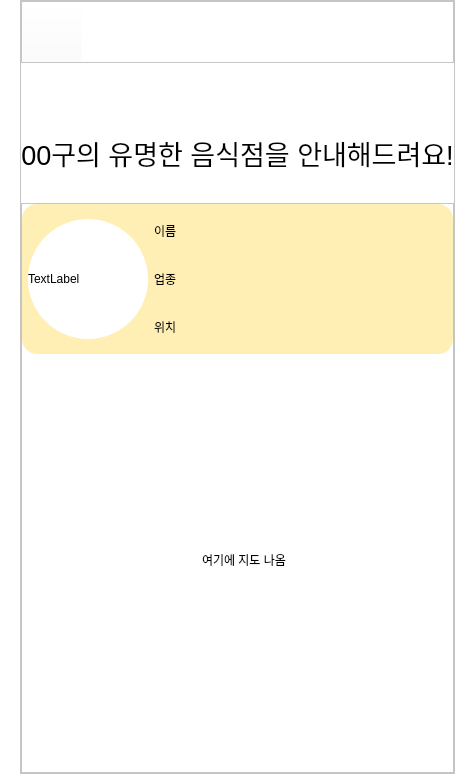
      <widget class="QWidget" name="main_page_4">
       <property name="styleSheet">
        <string notr="true">background-color: rgb(255, 255, 255);</string>
       </property>
       <layout class="QVBoxLayout" name="verticalLayout_12">
        <property name="spacing">
         <number>0</number>
        </property>
        <property name="leftMargin">
         <number>0</number>
        </property>
        <property name="topMargin">
         <number>0</number>
        </property>
        <property name="rightMargin">
         <number>0</number>
        </property>
        <property name="bottomMargin">
         <number>0</number>
        </property>
        <item>
         <layout class="QHBoxLayout" name="horizontalLayout_8">
          <property name="spacing">
           <number>0</number>
          </property>
          <item>
           <spacer name="horizontalSpacer_11">
            <property name="orientation">
             <enum>Qt::Horizontal</enum>
            </property>
            <property name="sizeType">
             <enum>QSizePolicy::Fixed</enum>
            </property>
            <property name="sizeHint" stdset="0">
             <size>
              <width>20</width>
              <height>20</height>
             </size>
            </property>
           </spacer>
          </item>
          <item>
           <widget class="QFrame" name="frame_10">
            <property name="minimumSize">
             <size>
              <width>0</width>
              <height>220</height>
             </size>
            </property>
            <property name="frameShape">
             <enum>QFrame::StyledPanel</enum>
            </property>
            <property name="frameShadow">
             <enum>QFrame::Raised</enum>
            </property>
            <layout class="QVBoxLayout" name="verticalLayout_10">
             <property name="spacing">
              <number>0</number>
             </property>
             <property name="leftMargin">
              <number>0</number>
             </property>
             <property name="topMargin">
              <number>0</number>
             </property>
             <property name="rightMargin">
              <number>0</number>
             </property>
             <property name="bottomMargin">
              <number>0</number>
             </property>
             <item>
              <widget class="QFrame" name="frame_11">
               <property name="maximumSize">
                <size>
                 <width>16777215</width>
                 <height>80</height>
                </size>
               </property>
               <property name="frameShape">
                <enum>QFrame::StyledPanel</enum>
               </property>
               <property name="frameShadow">
                <enum>QFrame::Raised</enum>
               </property>
               <layout class="QHBoxLayout" name="horizontalLayout_9">
                <property name="spacing">
                 <number>0</number>
                </property>
                <property name="leftMargin">
                 <number>0</number>
                </property>
                <property name="topMargin">
                 <number>0</number>
                </property>
                <property name="rightMargin">
                 <number>0</number>
                </property>
                <property name="bottomMargin">
                 <number>0</number>
                </property>
                <item>
                 <widget class="QPushButton" name="back_4_btn">
                  <property name="minimumSize">
                   <size>
                    <width>60</width>
                    <height>60</height>
                   </size>
                  </property>
                  <property name="styleSheet">
                   <string notr="true">background-color: rgba(255, 255, 255, 0);</string>
                  </property>
                  <property name="text">
                   <string/>
                  </property>
                  <property name="icon">
                   <iconset>
                    <normaloff>img/back.png</normaloff>img/back.png</iconset>
                  </property>
                  <property name="iconSize">
                   <size>
                    <width>60</width>
                    <height>60</height>
                   </size>
                  </property>
                 </widget>
                </item>
                <item>
                 <spacer name="horizontalSpacer_12">
                  <property name="orientation">
                   <enum>Qt::Horizontal</enum>
                  </property>
                  <property name="sizeType">
                   <enum>QSizePolicy::Expanding</enum>
                  </property>
                  <property name="sizeHint" stdset="0">
                   <size>
                    <width>40</width>
                    <height>20</height>
                   </size>
                  </property>
                 </spacer>
                </item>
               </layout>
              </widget>
             </item>
             <item>
              <spacer name="verticalSpacer_6">
               <property name="orientation">
                <enum>Qt::Vertical</enum>
               </property>
               <property name="sizeType">
                <enum>QSizePolicy::Fixed</enum>
               </property>
               <property name="sizeHint" stdset="0">
                <size>
                 <width>20</width>
                 <height>40</height>
                </size>
               </property>
              </spacer>
             </item>
             <item>
              <widget class="QLabel" name="main_4_title_lab">
               <property name="minimumSize">
                <size>
                 <width>0</width>
                 <height>100</height>
                </size>
               </property>
               <property name="maximumSize">
                <size>
                 <width>16777215</width>
                 <height>100</height>
                </size>
               </property>
               <property name="font">
                <font>
                 <pointsize>20</pointsize>
                </font>
               </property>
               <property name="text">
                <string>00구의 유명한 음식점을 안내해드려요!</string>
               </property>
               <property name="alignment">
                <set>Qt::AlignCenter</set>
               </property>
              </widget>
             </item>
             <item>
              <widget class="QFrame" name="frame_12">
               <property name="minimumSize">
                <size>
                 <width>0</width>
                 <height>570</height>
                </size>
               </property>
               <property name="frameShape">
                <enum>QFrame::StyledPanel</enum>
               </property>
               <property name="frameShadow">
                <enum>QFrame::Raised</enum>
               </property>
               <layout class="QVBoxLayout" name="verticalLayout_11">
                <property name="spacing">
                 <number>0</number>
                </property>
                <property name="leftMargin">
                 <number>0</number>
                </property>
                <property name="topMargin">
                 <number>0</number>
                </property>
                <property name="rightMargin">
                 <number>0</number>
                </property>
                <property name="bottomMargin">
                 <number>0</number>
                </property>
                <item>
                 <widget class="QFrame" name="frame_13">
                  <property name="maximumSize">
                   <size>
                    <width>16777215</width>
                    <height>150</height>
                   </size>
                  </property>
                  <property name="styleSheet">
                   <string notr="true">background-color: rgb(255, 239, 181);
border-radius: 15px;</string>
                  </property>
                  <property name="frameShape">
                   <enum>QFrame::StyledPanel</enum>
                  </property>
                  <property name="frameShadow">
                   <enum>QFrame::Raised</enum>
                  </property>
                  <layout class="QHBoxLayout" name="horizontalLayout_11">
                   <property name="spacing">
                    <number>0</number>
                   </property>
                   <property name="leftMargin">
                    <number>0</number>
                   </property>
                   <property name="topMargin">
                    <number>0</number>
                   </property>
                   <property name="rightMargin">
                    <number>0</number>
                   </property>
                   <property name="bottomMargin">
                    <number>0</number>
                   </property>
                   <item>
                    <layout class="QHBoxLayout" name="horizontalLayout_10">
                     <property name="spacing">
                      <number>6</number>
                     </property>
                     <property name="leftMargin">
                      <number>6</number>
                     </property>
                     <property name="topMargin">
                      <number>6</number>
                     </property>
                     <property name="rightMargin">
                      <number>6</number>
                     </property>
                     <property name="bottomMargin">
                      <number>6</number>
                     </property>
                     <item>
                      <widget class="QLabel" name="img_label">
                       <property name="minimumSize">
                        <size>
                         <width>120</width>
                         <height>0</height>
                        </size>
                       </property>
                       <property name="maximumSize">
                        <size>
                         <width>120</width>
                         <height>120</height>
                        </size>
                       </property>
                       <property name="styleSheet">
                        <string notr="true">background-color: rgb(255, 255, 255);
border-radius: 60px;</string>
                       </property>
                       <property name="text">
                        <string>TextLabel</string>
                       </property>
                       <property name="scaledContents">
                        <bool>true</bool>
                       </property>
                      </widget>
                     </item>
                     <item>
                      <layout class="QVBoxLayout" name="verticalLayout_13">
                       <item>
                        <widget class="QLabel" name="name_lab">
                         <property name="text">
                          <string>이름</string>
                         </property>
                        </widget>
                       </item>
                       <item>
                        <widget class="QLabel" name="type_lab">
                         <property name="text">
                          <string>업종</string>
                         </property>
                        </widget>
                       </item>
                       <item>
                        <widget class="QLabel" name="location_lab">
                         <property name="text">
                          <string>위치</string>
                         </property>
                        </widget>
                       </item>
                      </layout>
                     </item>
                    </layout>
                   </item>
                  </layout>
                 </widget>
                </item>
                <item>
                 <widget class="QWidget" name="map_widget" native="true">
                  <property name="maximumSize">
                   <size>
                    <width>16777215</width>
                    <height>515</height>
                   </size>
                  </property>
                  <widget class="QLabel" name="label_6">
                   <property name="geometry">
                    <rect>
                     <x>180</x>
                     <y>190</y>
                     <width>141</width>
                     <height>31</height>
                    </rect>
                   </property>
                   <property name="text">
                    <string>여기에 지도 나옴</string>
                   </property>
                  </widget>
                 </widget>
                </item>
                <item>
                 <spacer name="verticalSpacer_7">
                  <property name="orientation">
                   <enum>Qt::Vertical</enum>
                  </property>
                  <property name="sizeType">
                   <enum>QSizePolicy::Fixed</enum>
                  </property>
                  <property name="sizeHint" stdset="0">
                   <size>
                    <width>20</width>
                    <height>40</height>
                   </size>
                  </property>
                 </spacer>
                </item>
               </layout>
              </widget>
             </item>
            </layout>
           </widget>
          </item>
          <item>
           <spacer name="horizontalSpacer_13">
            <property name="orientation">
             <enum>Qt::Horizontal</enum>
            </property>
            <property name="sizeType">
             <enum>QSizePolicy::Fixed</enum>
            </property>
            <property name="sizeHint" stdset="0">
             <size>
              <width>20</width>
              <height>20</height>
             </size>
            </property>
           </spacer>
          </item>
         </layout>
        </item>
       </layout>
      </widget>
